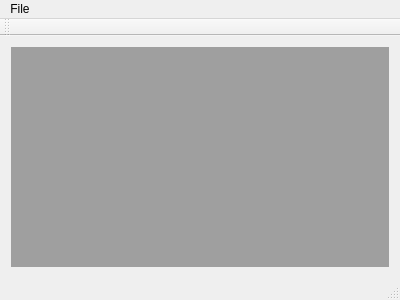
<?xml version="1.0" encoding="UTF-8"?>
<ui version="4.0">
 <class>MainWindow</class>
 <widget class="QMainWindow" name="MainWindow">
  <property name="geometry">
   <rect>
    <x>0</x>
    <y>0</y>
    <width>400</width>
    <height>300</height>
   </rect>
  </property>
  <property name="windowTitle">
   <string>MainWindow</string>
  </property>
  <widget class="QWidget" name="centralWidget">
   <layout class="QHBoxLayout" name="horizontalLayout">
    <item>
     <widget class="QMdiArea" name="mdiArea"/>
    </item>
   </layout>
  </widget>
  <widget class="QMenuBar" name="menuBar">
   <property name="geometry">
    <rect>
     <x>0</x>
     <y>0</y>
     <width>400</width>
     <height>21</height>
    </rect>
   </property>
   <widget class="QMenu" name="menuFile">
    <property name="title">
     <string>File</string>
    </property>
    <addaction name="actionNew_Window"/>
    <addaction name="actionAbout"/>
    <addaction name="actionQuit"/>
   </widget>
   <addaction name="menuFile"/>
  </widget>
  <widget class="QToolBar" name="mainToolBar">
   <attribute name="toolBarArea">
    <enum>TopToolBarArea</enum>
   </attribute>
   <attribute name="toolBarBreak">
    <bool>false</bool>
   </attribute>
  </widget>
  <widget class="QStatusBar" name="statusBar"/>
  <action name="actionNew_Window">
   <property name="text">
    <string>New Window</string>
   </property>
  </action>
  <action name="actionAbout">
   <property name="text">
    <string>About</string>
   </property>
  </action>
  <action name="actionQuit">
   <property name="text">
    <string>Quit</string>
   </property>
  </action>
 </widget>
 <layoutdefault spacing="6" margin="11"/>
 <resources/>
 <connections>
  <connection>
   <sender>actionQuit</sender>
   <signal>triggered()</signal>
   <receiver>MainWindow</receiver>
   <slot>close()</slot>
   <hints>
    <hint type="sourcelabel">
     <x>-1</x>
     <y>-1</y>
    </hint>
    <hint type="destinationlabel">
     <x>199</x>
     <y>149</y>
    </hint>
   </hints>
  </connection>
  <connection>
   <sender>actionAbout</sender>
   <signal>triggered()</signal>
   <receiver>MainWindow</receiver>
   <slot>displayAbout()</slot>
   <hints>
    <hint type="sourcelabel">
     <x>-1</x>
     <y>-1</y>
    </hint>
    <hint type="destinationlabel">
     <x>199</x>
     <y>149</y>
    </hint>
   </hints>
  </connection>
  <connection>
   <sender>actionNew_Window</sender>
   <signal>triggered()</signal>
   <receiver>MainWindow</receiver>
   <slot>createChild()</slot>
   <hints>
    <hint type="sourcelabel">
     <x>-1</x>
     <y>-1</y>
    </hint>
    <hint type="destinationlabel">
     <x>199</x>
     <y>149</y>
    </hint>
   </hints>
  </connection>
 </connections>
 <slots>
  <slot>displayAbout()</slot>
  <slot>createChild()</slot>
 </slots>
</ui>
